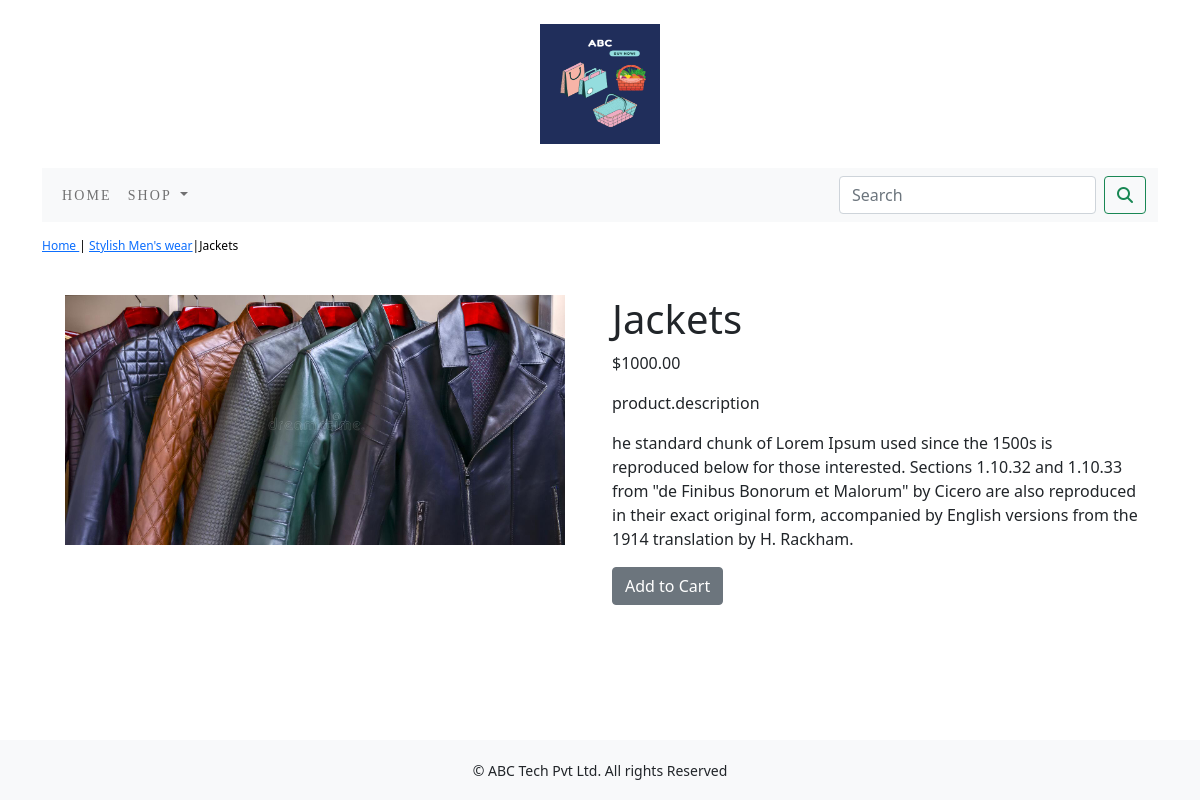
Screenshot of /shop/stylish-mens-wear/jackets/ with the database file from the repository.
### shop/models.py (models this page shows, shortened)
class Product(models.Model):
    name=models.CharField(max_length=250,unique=True)
    slug = models.SlugField(max_length=250, unique=True)
    description=models.TextField(blank=True)
    price=models.DecimalField(max_digits=10,decimal_places=2)
    category=models.ForeignKey(Category,on_delete=models.CASCADE)
    image = models.ImageField(upload_to='product', blank=True)
    stock=models.IntegerField()
    available=models.BooleanField(default=True)
    created=models.DateTimeField(auto_now_add=True)
    updated=models.DateTimeField(auto_now=True)
    class Meta:
        ordering = ('name',)
        verbose_name = 'product'
        verbose_name_plural = 'products'

class Category(models.Model):
    name=models.CharField(max_length=250,unique=True)
    slug=models.SlugField(max_length=250,unique=True)
    description=models.TextField(blank=True)
    image=models.ImageField(upload_to='category',blank=True)
    class Meta:
        ordering=('name',)
        verbose_name='category'
        verbose_name_plural='categories'
    def get_url(self):
       return reverse('shop:products_by_category',args=[self.slug])
    def  __str__(self):
        return '{}'.format(self.name)

### shop/views.py (the view)
# urls.py: path('<slug:c_slug>/<slug:product_slug>/', views.proDetail, name='prodCatdetail'),
def proDetail(request,c_slug,product_slug):
    try:
        product=Product.objects.get(category__slug=c_slug,slug=product_slug)
    except Exception as e:
        raise e
    return  render(request,'product.html',{'product':product})

### cart/context_processors.py (called while the page is built)
def counter(request):
    item_count = 0
    if 'admin'in request.path:
        return{}
    else:
        try:
            cart=Cart.objects.filter(cart_id=_cart_id(request))
            cart_items=CartItem.objects.all().filter(cart=cart[:1])
            for cart_item in cart_items:
                item_count += cart_item.quantity
        except Cart.DoesNotExist:
             item_count=0
    return dict(item_count=item_count)

### cart/views.py (called while the page is built)
def _cart_id(request):
    cart=request.session.session_key
    if not cart:
        cart=request.session.create()
    return cart

### shop/context_processors.py (called while the page is built)
def menu_links(request):
    links = Category.objects.all()
    return dict(links=links)

### templates/product.html (shortened to what this page needs)
{% extends 'base.html' %}
{% load static %}
{% block content %}
<div class="row my_prod_row_class">
    <div class="mx_auto">
        <p> <a href="{% url 'shop:allProdCat' %}"> Home </a> | <a href="{{product.category.get_url}}">{{product.category}}</a>|{{product.name}}</p>
    </div>
<div class="container">
<br>
    <div class="row">
        <div class="col-12 col-sm-12 col-md-12 col-lg-6 text-center">
            <div style="min-width:18em;">
            <img src="{{product.image.url}}" alt="{{product.name}}" width="500px;">
        </div>
    </div>
        <div class="col-12 col-sm-12 col-md-12 col-lg-6">
            <div>
            <h1>{{product.name}}</h1>
            <p>${{product.price}}</p>
            <p class="my-title">product.description</p>
            <p class="text-justify my_prod_text">{{product.description}}<p>
            {% if product.stock <= 0 %}
                <p class="text-justify my_prod_text"><b>Out of stock</b></p>
            {% else %}
                <a class="btn btn-secondary" href="{% url 'cart:add_cart' product.id %}">Add to Cart</a>
            {% endif %}
        </div>
    </div>
        </div>
</div>
</div>
{% endblock %}

### static/css/custom.css (style rules this page uses)
body { font-family: 'Joan', serif; }
.my_prod_row_class { padding-top:15px; padding-bottom:20px; }
.my_prod_row_class .mx_auto { color:#000; font-size:12px; text-decoration:none; }
.my_prod_text { padding-right:20px; }

### rows the page displays
Product: category "Stylish Men's wear", name "Jackets", image (picture), price "1000.00", description "he standard chunk of Lorem Ipsum used since the 1500s is reproduced below for those interested. Sections 1.10.32 and 1.10.33 from \"de Finibus Bonorum et Malorum\" by Cicero are also reproduced in their exact original form, accompanied by English versions from the 1914 translation by H. Rackham."
